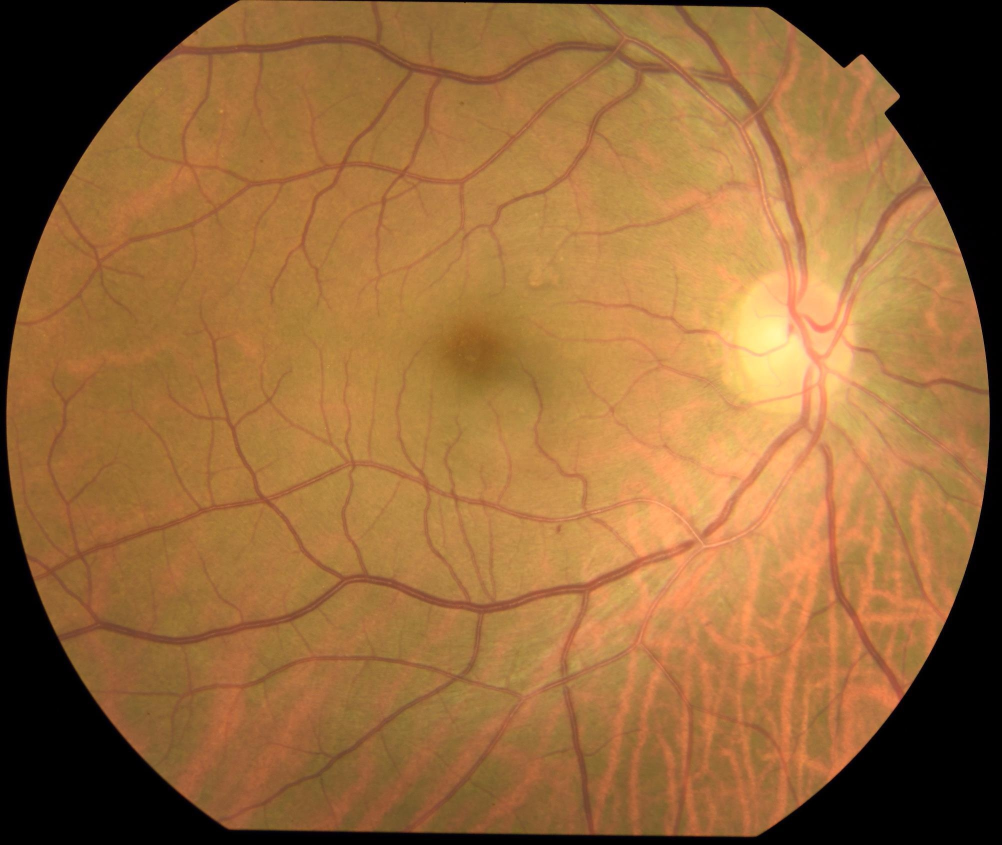
#> input picture Centre and Crop/normal_0001_EDD.jpg, 2004 x 1690 px, found by its file name (shown at 1/2 size)
$ python quality_check.py   (older library calls are emulated)
#> lines starting #> are read from the running program, lines starting #| are printed output that depends on the picture; after the words box and inside, x2 and y2 are one past the last pixel; in counts of white or black regions, pixels touching at a corner belong together
#> in detect_disc, img is the input picture: PIL image 2004x1690 RGB; mean R, G, B 150.2, 104.3, 57.3
### optic_disc_localisation/image_processing/initial_processing.py
"""Basic per-channel extraction and resizing shared by all three localisation
pipelines (blob_method, vessel_method, combined_method)."""

import numpy as np
from PIL import Image

from optic_disc_localisation.image_processing.fov_processing import create_mask, inpaint


def extract_channel(img, channel):
    """
    Returns the normalized [0, 1]  channel from RGB array image in float32 array
    """
    if channel == 1: # RED
        red_img = img[:, :, 0].astype(np.float32) / 255.0
        return red_img
    elif channel == 2: # GREEN
        grn_img = img[:, :, 1].astype(np.float32) / 255.0
        return grn_img
    elif channel == 3: # BLUE
        blu_img = img[:, :, 2].astype(np.float32) / 255.0
        return blu_img
    return None


def extract_channel_masked(img, channel):
    """Extract a channel, build its FOV mask, and inpaint the dark border.

    Shared by blob_method, vessel_method, and combined_method's per-channel
    preprocessing step (previously duplicated 3-line extract/mask/inpaint sequence
    in each). Returns (channel_img, fov_mask, inpainted_img).
    """
    ch_img = extract_channel(img, channel)
    fov_mask = create_mask(ch_img)
    inpaint_img = inpaint(ch_img, fov_mask)
    return ch_img, fov_mask, inpaint_img


def resize(img, target_size):
    """
    Inputs PIL Image and returns resized image as float32 array
    Preserved aspect ratio, where the shorter side is the target size
    If all sides smaller than target size do nothing
    Faciliates faster disc detection
    """
#> called with target_size = 512
    w, h = img.size
#> w = 2004; h = 1690

    if w < target_size and h < target_size:
        return np.array(img).astype(np.float32)
    if w < h:
        new_w = target_size
        new_h = int(h * target_size / w)
    else:
        new_h = target_size
        new_w = int(w * target_size / h)
#> new_w = 607

    resize_img = img.resize((new_w, new_h), Image.LANCZOS)
    # Options for resampling: NEAREST, BOX, BILINEAR, HAMMING, BICUBIC, LANCZOS
    # LANCZOS chosen as resizing performed as has high quality downsampling
    return np.array(resize_img).astype(np.float32)
#> in extract_channel, `red_img = img[:, :, 0].astype(np.float32) / 255.0`:
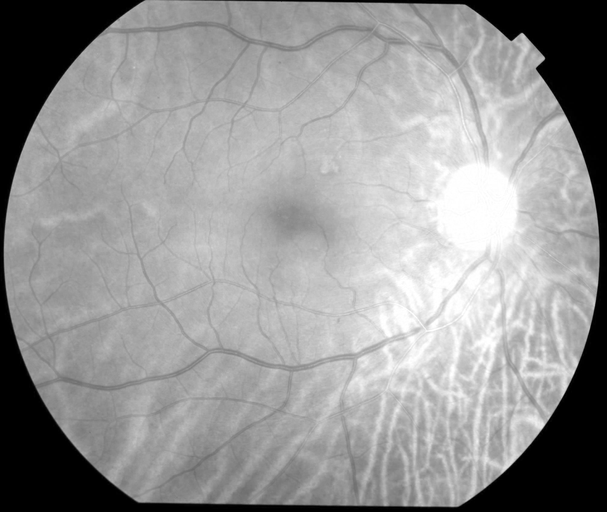
#> red_img: shape (512, 607) float32; min 0, max 1, mean 0.589

### optic_disc_localisation/image_processing/fov_processing.py
"""Field-of-view (FOV) masking and border inpainting for fundus images."""

import numpy as np
import cv2

def create_mask(img, threshold_value=20/255, distance_to_edge=10, max_border_fraction=0.001):
    """
    Creates a masks to remove dark borders around fundus (assumes iamge is array [0,1] float)

    threshold_value: intensity cutoff to seperate fov and the dark border
    distance_to_edge: minimum Euclidean distance a pixel must have from the fov boundary to be included in the mask
    max_border_fraction: maximum fraction of the image that can be below threshold to assume there is no border

    Returns a binary mask where 1 indicates valid region and 0 indicates outside fov
    """
#> called with threshold_value = 0.0784, distance_to_edge = 10, max_border_fraction = 0.001
    border_mask = (img > threshold_value).astype(np.uint8)
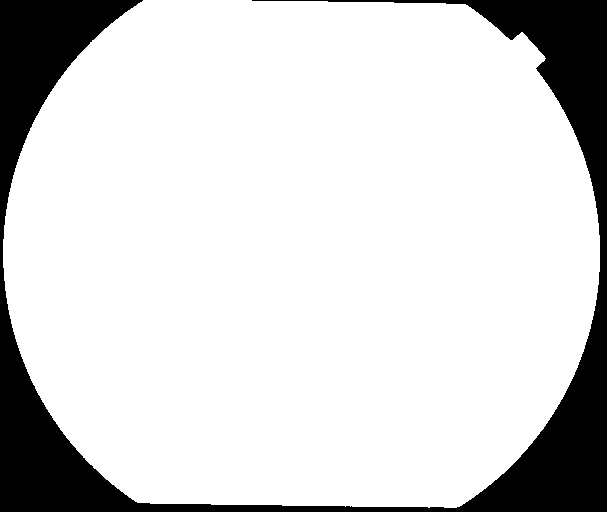
#> border_mask: shape (512, 607); values 0 (black) and 1 (white), 83.8% white; 1 black region, box (x1, y1, x2, y2) and area: (0, 0, 607, 512) 50402
    coverage = border_mask.mean() # Fraction of pixels above threhsold
#> coverage = 0.838

    if coverage < (1 -  max_border_fraction):
        # Keep only the largest connected component (retina FOV)
        num, labels, stats, _ = cv2.connectedComponentsWithStats(border_mask, connectivity=4)
#> num = 2; stats = [[0, 0, 607, 512, 50402], [3, 0, 597, 508, 260382]]
        # 4 Connectivity vs 8 Connectivity (4 = Up, Down, L, R  8 = U, D, L, R, Diagonals)
        if num > 1:
            # Skip Label 0 which is the background (largest = 1 + ...)
            largest = 1 + np.argmax(stats[1:, cv2.CC_STAT_AREA])
#> largest = 1
            border_mask = (labels == largest).astype(np.uint8)
        else:
            border_mask[:] = 1
    else:
        # If coverage is very large assume there is no border and treat the entire image as valid
        border_mask[:] = 1

    dist = cv2.distanceTransform(border_mask, distanceType=cv2.DIST_L2, maskSize=5)
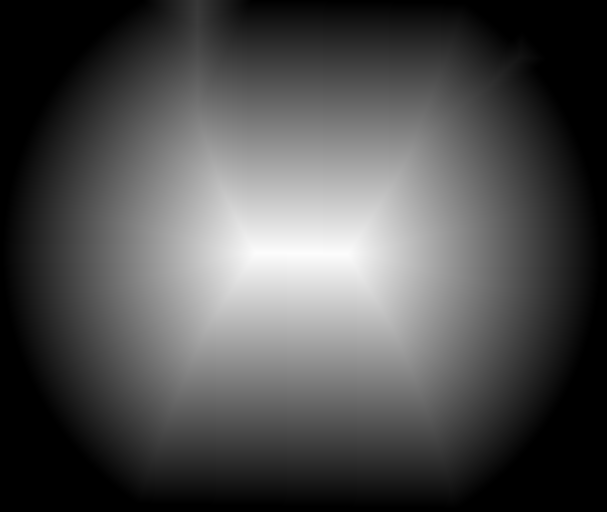
#> dist: shape (512, 607) float32; min 0, max 253, mean 78
    # Mask size looks in a 5×5 neighbourhood to approximate Euclidean distance by propagation

    # Keeps only pixels at least distance_to_edge pixels away from the boundary
    fov_mask = (dist >= distance_to_edge).astype(np.uint8)
#> fov_mask: shape (512, 607); values 0 (black) and 1 (white), 78.4% white; 1 black region, box (x1, y1, x2, y2) and area: (0, 0, 607, 512) 67052

    return fov_mask

def inpaint(img, mask, inpaint_radius=7, inpaint_method=cv2.INPAINT_TELEA):
    """
    Inpaint border using OpenCV inpaint algorithm outside using inside fov image content

    inpaint_radius: Neighborhood radius used for inpainting
    inpaint_method: OpenCV inpainting method (TELEA vs NS)
        INPAINT_TELEA default as faster and produces good enough results

    Returns inpainted image as float array in [0, 1]
    """
#> called with inpaint_radius = 7, inpaint_method = 1
    img = (np.clip(img, 0, 1) * 255).astype(np.uint8) # OpenCV only accepts 8-bit images
#> img: shape (512, 607)
    out_mask = ((mask == 0).astype(np.uint8) * 255) # Creates inpaint mask (outside fov = 255, inside = 0)
    img_inp = cv2.inpaint(img, out_mask, inpaint_radius, inpaint_method).astype(np.float32) / 255.0

    return img_inp

### optic_disc_localisation/combined_method/combined_pipeline.py
"""Full optic disc localisation pipeline: fuses blob_method's DoG blob detection with
vessel_method's vessel-convergence estimate, scoring candidates via
combined_method/candidate_evaluation.py (which uses vessel-convergence proximity as an
extra disambiguating feature, unlike blob_method's simpler scoring alone)."""

from optic_disc_localisation.image_processing.initial_processing import extract_channel_masked
from optic_disc_localisation.image_processing.gaussian_processing import gaussian_subtraction

from optic_disc_localisation.blob_method.blob_candidate import get_candidates
from optic_disc_localisation.combined_method.candidate_evaluation import best_disc_candidate

from optic_disc_localisation.image_processing.vessel_processing import inverse_bool_img, otsu_thresholding, isolate_major_vessels, vessel_skeleton, vessel_thickness_skeleton, vessel_inpaint
from optic_disc_localisation.vessel_method.vessel_directions import pca_on_grid_boxes
from optic_disc_localisation.vessel_method.vessel_convergence import generate_vessel_rays, find_convergence_point, blur_rays

from optic_disc_localisation.visualisations.save_visualisations import save_image, save_mask_overlay, save_candidate_overlay, save_grid_pca, save_centre_overlay, save_vessel_centre_and_blob_candidate

def image_processing(img, channel, save_results=False, save_path=None):
    """Extract, mask, and inpaint a single colour channel (channel: 1=red, 2=green, 3=blue)."""

    ch_img, fov_mask, inpaint_img = extract_channel_masked(img, channel)

    if save_results:
        save_image(ch_img, save_path, f"1_ch{channel}_img.png")
        save_mask_overlay(ch_img, fov_mask, save_path, f"2_ch{channel}_mask_overlay.png")
        save_image(inpaint_img, save_path, f"3_ch{channel}_inpaint_img.png")

    return fov_mask, inpaint_img

def vessel_extraction(rgb_img, save_results=False, save_path=None):
    """Green-channel prep + Gaussian-subtraction/Otsu vessel mask (inverted: True=vessel)."""

    # Green channel
    fov_mask, inpaint_img = image_processing(rgb_img, 2, save_results=save_results, save_path=save_path)
#> call 2 of extract_channel, with channel = 2
#> in extract_channel (call 2), `grn_img = img[:, :, 1].astype(np.float32) / 255.0`:
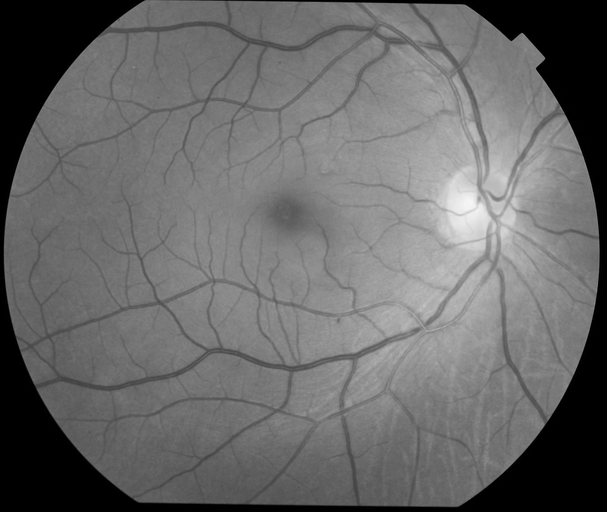
#> grn_img: shape (512, 607) float32; min 0, max 0.965, mean 0.409
#> call 2 of create_mask, with threshold_value = 0.0784, distance_to_edge = 10, max_border_fraction = 0.001
#> in create_mask (call 2), `border_mask = (img > threshold_value).astype(np.uint8)`:
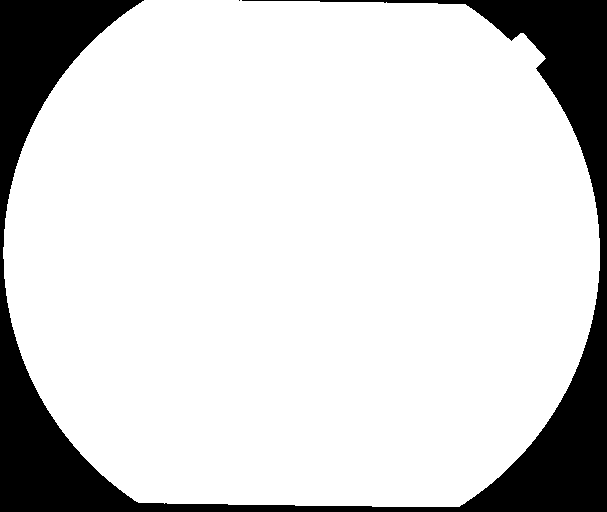
#> border_mask: shape (512, 607); values 0 (black) and 1 (white), 83.6% white; 2 black regions (1 under 20 px), largest, box (x1, y1, x2, y2) and area: (0, 0, 607, 512) 50817
#> in create_mask (call 2), `coverage = border_mask.mean()`: coverage = 0.836
#> in create_mask (call 2), `num, labels, stats, _ = cv2.connectedComponentsWithStats(border_mask, ..`: stats = [[0, 0, 607, 512, 50818], [3, 0, 597, 507, 259966]]
#> in create_mask (call 2), `fov_mask = (dist >= distance_to_edge).astype(np.uint8)`:
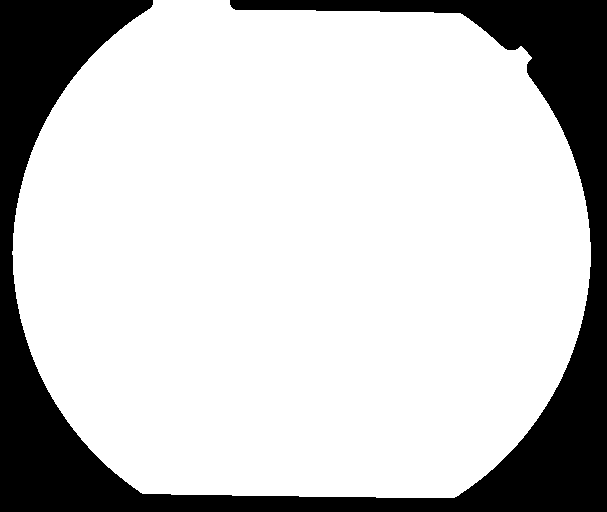
#> fov_mask: shape (512, 607); values 0 (black) and 1 (white), 78.3% white; 1 black region, box (x1, y1, x2, y2) and area: (0, 0, 607, 512) 67574
#> call 2 of inpaint, with inpaint_radius = 7, inpaint_method = 1
#> in inpaint (call 2), `img_inp = cv2.inpaint(img, out_mask, inpaint_radius, inpaint_method).a..`:
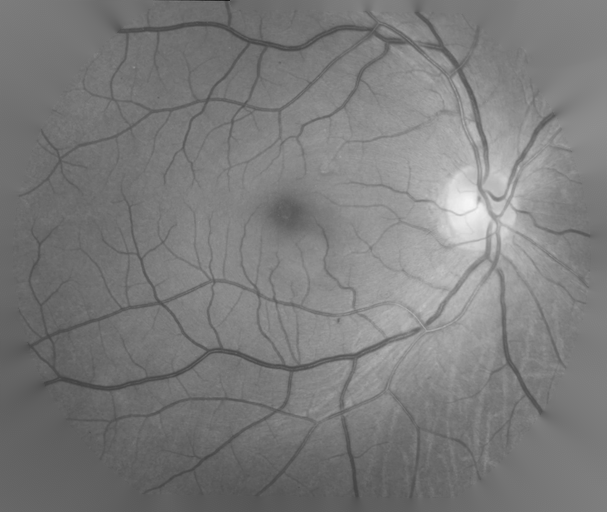
#> img_inp: shape (512, 607) float32; min 0.098, max 0.965, mean 0.484

    # Gaussian subtraction to highlight vessels
    gsub = gaussian_subtraction(inpaint_img, 5)

    # Otsu thresholding to highlight vessels
    threshold_img = otsu_thresholding(gsub)

    # Inverse image for morphology
    inv_img = inverse_bool_img(threshold_img)

    if save_results:
        save_image(inpaint_img, save_path, "4_inpaint_img.png")
        save_image(gsub, save_path, "5_gsub.png")
        save_image(threshold_img, save_path, "6_threshold_img.png")
        save_image(inv_img, save_path, "7_inv_img.png")

    return inv_img

# [52 lines left out: functions vessel_processing, vessel_convergence, vessel_suppression, not called in this run]

def optic_disc_localisation(img, save_results=False, save_path=None):
    """Full pipeline: red/green channel prep -> vessel suppression -> DoG blob
    candidates -> vessel-convergence estimate -> best-scoring candidate, using
    vessel-convergence proximity as a disambiguating feature. Returns (fov_mask, best)
    where best is (centre, radius, vessel_centre, score) or (None, None, vessel_centre,
    (None, None, None, None)) if no candidate was found."""

    fov_mask, processed_img = image_processing(img, 1, save_results=save_results, save_path=save_path)

    # Vessel Extraction
    vessel_mask = vessel_extraction(img, save_results=save_results, save_path=save_path)

    # Inpaint vessels
    vessel_suppressed_img = vessel_suppression(vessel_mask, processed_img, save_results=save_results, save_path=save_path)

    # Get Disc Candidates
    candidates = get_candidates(
        vessel_suppressed_img, save_results=save_results, save_path=save_path,
        percentage_filename="15_per_img.png",
        percentile_gamma_filename="15_per_gamma_img.png",
        clahe_filename="15_pclahe_img.png",
        candidates_filename="16_candidates.png",
    )

    # Vessel processing
    skeleton_img, thickness_skel = vessel_processing(vessel_mask, save_results=save_results, save_path=save_path)

    # Find centre
    vessel_centre = vessel_convergence(skeleton_img, thickness_skel, save_results=save_results, save_path=save_path)

    # Find best candidate
    best = best_disc_candidate(vessel_suppressed_img, vessel_centre, candidates, fov_mask)

    if save_results:
        save_centre_overlay(img, vessel_centre, save_path, "17_vessel_centre.png")
        save_candidate_overlay(img, [(best[0], best[1], None)], save_path, "17_best_candidate.png")
        save_vessel_centre_and_blob_candidate(img, (best[0], best[1], None), vessel_centre, save_path, "18_vessel_and_best.png")

    return fov_mask, best

### image_quality_assessment/quality_check.py
"""Run-time image quality gate for a captured fundus photo: localises the optic disc
then checks focus, disc-detection confidence, and whether the disc lies within the
image/field-of-view bounds, returning a retake message on the first failed check."""

import cv2
from PIL import Image
from pathlib import Path

import sys
sys.path.insert(0, str(Path(__file__).parents[1]))

from optic_disc_localisation.combined_method.combined_pipeline import optic_disc_localisation
from optic_disc_localisation.image_processing.initial_processing import resize

FOCUS_THRESHOLD = 0.0  # placeholder: no real out-of-focus/in-focus data yet to calibrate a proper cutoff against
ODL_THRESHOLD = 3.04 # Found empirically by maximing balanced F1 score across all thresholds in a pass fail system

# Sample image not included in the repo (image_quality_assessment/test_images is gitignored) — replace with your own.
image_path = str(Path(__file__).resolve().parent / "test_images" / "normal_0001_EDD.jpg")

def _cardinal_points(centre, r):
    cx, cy = centre
    return [(cx + r, cy), (cx - r, cy), (cx, cy + r), (cx, cy - r)]


# [55 lines left out: functions check_in_focus, check_disc_in_bounds, check_disc_in_mask, check_disc_score, not called in this run]


def image_quality_assessment(img):
    """Run all quality checks in order: focus, score, bounds, mask.

    Stops and returns the first failure message.
    Returns (True, None) if all checks pass.
    """

    fov_mask, best = optic_disc_localisation(img)
    print(best)

    for check, args in [
        (check_in_focus,       (img, FOCUS_THRESHOLD)),
        (check_disc_score,     (best, ODL_THRESHOLD)),
        (check_disc_in_bounds, (best, img.shape[:2])),
        (check_disc_in_mask,   (best, fov_mask)),
    ]:
        passed, msg = check(*args)
        if not passed:
            return False, msg

    return True, None


def detect_disc(img_path, target_size=512):
    """Load img_path, resize it, and run the image quality gate; prints the result."""

    with Image.open(img_path) as img:
        img = img.convert("RGB")
        img = resize(img, target_size)

    result, msg = image_quality_assessment(img)

    if result:
        print("Image Passed!")
    else:
        print(msg)

detect_disc(image_path)
#> (the call stopped at in vessel_extraction, `gsub = gaussian_subtraction(inpaint_img, 5)`: optic_disc_localisation is not available in this run)
